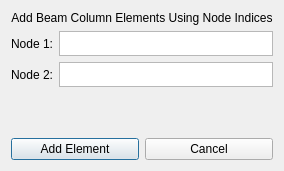
<?xml version="1.0" encoding="UTF-8"?>
<ui version="4.0">
 <class>addBeamColumnElement</class>
 <widget class="QDialog" name="addBeamColumnElement">
  <property name="geometry">
   <rect>
    <x>0</x>
    <y>0</y>
    <width>244</width>
    <height>171</height>
   </rect>
  </property>
  <property name="windowTitle">
   <string>Dialog</string>
  </property>
  <layout class="QVBoxLayout" name="verticalLayout">
   <item>
    <widget class="QLabel" name="label">
     <property name="text">
      <string>Add Beam Column Elements Using Node Indices</string>
     </property>
     <property name="alignment">
      <set>Qt::AlignCenter</set>
     </property>
    </widget>
   </item>
   <item>
    <layout class="QHBoxLayout" name="horizontalLayout">
     <item>
      <widget class="QLabel" name="label_2">
       <property name="text">
        <string>Node 1:</string>
       </property>
      </widget>
     </item>
     <item>
      <widget class="QTextEdit" name="txt_n1">
       <property name="minimumSize">
        <size>
         <width>0</width>
         <height>25</height>
        </size>
       </property>
       <property name="maximumSize">
        <size>
         <width>16777215</width>
         <height>25</height>
        </size>
       </property>
      </widget>
     </item>
    </layout>
   </item>
   <item>
    <layout class="QHBoxLayout" name="horizontalLayout_2">
     <item>
      <widget class="QLabel" name="label_3">
       <property name="text">
        <string>Node 2:</string>
       </property>
      </widget>
     </item>
     <item>
      <widget class="QTextEdit" name="txt_n2">
       <property name="minimumSize">
        <size>
         <width>0</width>
         <height>25</height>
        </size>
       </property>
       <property name="maximumSize">
        <size>
         <width>16777215</width>
         <height>25</height>
        </size>
       </property>
      </widget>
     </item>
    </layout>
   </item>
   <item>
    <spacer name="verticalSpacer">
     <property name="orientation">
      <enum>Qt::Vertical</enum>
     </property>
     <property name="sizeHint" stdset="0">
      <size>
       <width>20</width>
       <height>40</height>
      </size>
     </property>
    </spacer>
   </item>
   <item>
    <layout class="QHBoxLayout" name="horizontalLayout_3">
     <item>
      <widget class="QPushButton" name="pushButton">
       <property name="text">
        <string>Add Element</string>
       </property>
      </widget>
     </item>
     <item>
      <widget class="QPushButton" name="pushButton_2">
       <property name="text">
        <string>Cancel</string>
       </property>
      </widget>
     </item>
    </layout>
   </item>
  </layout>
 </widget>
 <resources/>
 <connections>
  <connection>
   <sender>pushButton_2</sender>
   <signal>clicked()</signal>
   <receiver>addBeamColumnElement</receiver>
   <slot>close()</slot>
   <hints>
    <hint type="sourcelabel">
     <x>141</x>
     <y>153</y>
    </hint>
    <hint type="destinationlabel">
     <x>183</x>
     <y>117</y>
    </hint>
   </hints>
  </connection>
 </connections>
</ui>
